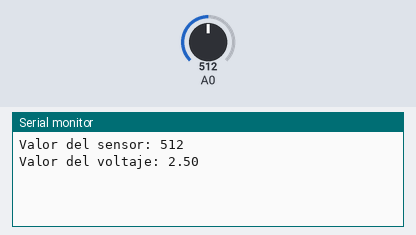
The sketch below on a simulated Arduino Uno, built with avr-gcc and run on an emulated ATmega328P. Parts: the last lines printed to the serial monitor. Inputs (shaded band) come from the test bench; at power-on: A0 = 512.

Above: at 3.8 s.
3.9 s: A0 set to 716
At 4.5 s:
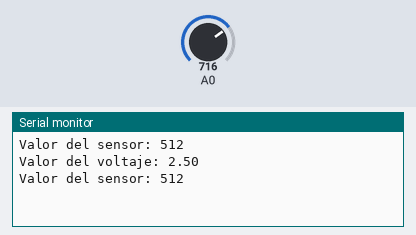
7.8 s: A0 set to 900
At 8.8 s:
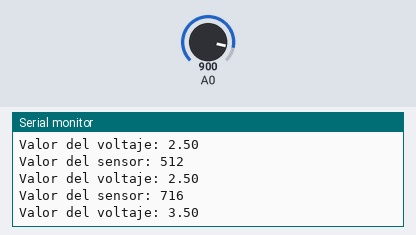
Timing chart, 0 to 10.8 s (numbered marks = the images above; inputs shaded):
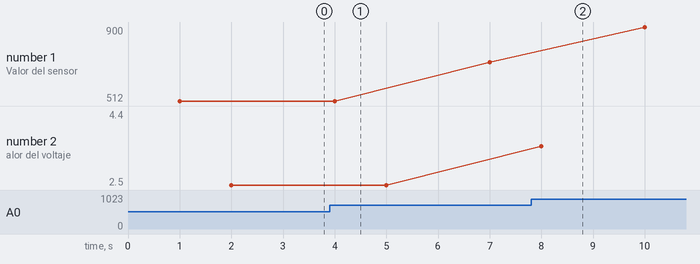

Measured:
- plotted number 1: 512 → 716 after the input at 3.9 s, 716 → 900 after the input at 7.8 s
- plotted number 2: 2.5 → 4.4 after the input at 7.8 s

The sketch:

Potenciometro.ino
```cpp
void setup()
{
    Serial.begin(9600);
}
void loop()
{
    int valSensor = analogRead(A0);
    float voltaje = (valSensor / 1023.0) * 5.0;
    delay(1000);
    Serial.print("Valor del sensor: ");
    Serial.println(valSensor);
    delay(1000);
    Serial.print("Valor del voltaje: ");
    Serial.println(voltaje);
    delay(1000);
}
```
